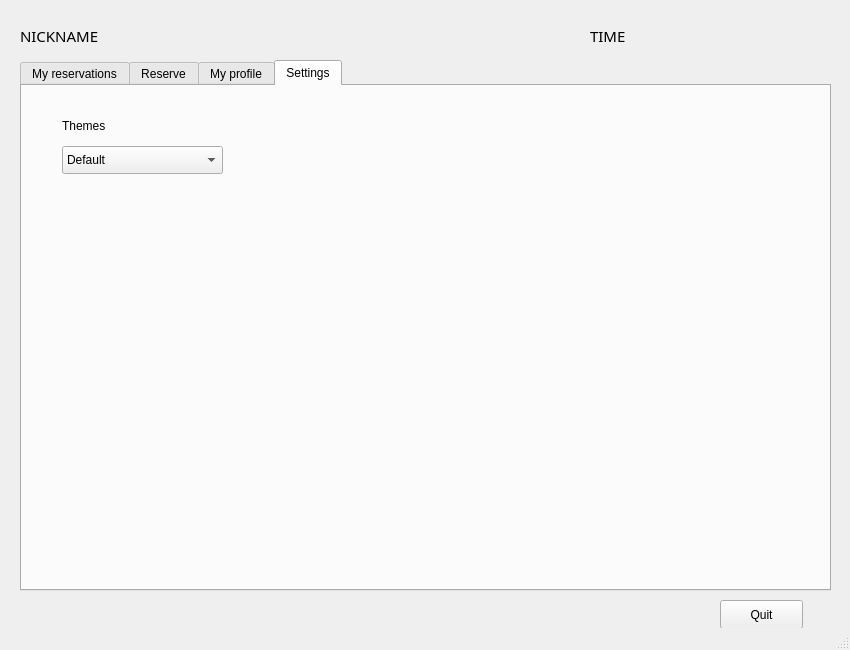
<?xml version="1.0" encoding="UTF-8"?>
<ui version="4.0">
 <class>MainWindow</class>
 <widget class="QMainWindow" name="MainWindow">
  <property name="geometry">
   <rect>
    <x>0</x>
    <y>0</y>
    <width>850</width>
    <height>650</height>
   </rect>
  </property>
  <property name="windowTitle">
   <string>MainWindow</string>
  </property>
  <property name="styleSheet">
   <string notr="true"/>
  </property>
  <widget class="QWidget" name="centralwidget">
   <widget class="QLabel" name="time_label">
    <property name="geometry">
     <rect>
      <x>590</x>
      <y>20</y>
      <width>241</width>
      <height>31</height>
     </rect>
    </property>
    <property name="font">
     <font>
      <family>Microsoft YaHei</family>
      <pointsize>11</pointsize>
     </font>
    </property>
    <property name="text">
     <string>TIME</string>
    </property>
   </widget>
   <widget class="QTabWidget" name="tabWidget">
    <property name="geometry">
     <rect>
      <x>20</x>
      <y>60</y>
      <width>811</width>
      <height>531</height>
     </rect>
    </property>
    <property name="currentIndex">
     <number>3</number>
    </property>
    <widget class="QWidget" name="reservation_tab">
     <attribute name="title">
      <string>My reservations</string>
     </attribute>
     <widget class="QTableWidget" name="reservation_table">
      <property name="geometry">
       <rect>
        <x>30</x>
        <y>60</y>
        <width>751</width>
        <height>421</height>
       </rect>
      </property>
      <column>
       <property name="text">
        <string>Order ID</string>
       </property>
      </column>
      <column>
       <property name="text">
        <string>Username</string>
       </property>
      </column>
      <column>
       <property name="text">
        <string>Duration</string>
       </property>
      </column>
      <column>
       <property name="text">
        <string>Table type</string>
       </property>
      </column>
      <column>
       <property name="text">
        <string>Table ID</string>
       </property>
      </column>
      <column>
       <property name="text">
        <string>Deposit</string>
       </property>
      </column>
     </widget>
     <widget class="QPushButton" name="deleteButton">
      <property name="geometry">
       <rect>
        <x>660</x>
        <y>20</y>
        <width>121</width>
        <height>29</height>
       </rect>
      </property>
      <property name="text">
       <string>Delete</string>
      </property>
     </widget>
     <widget class="QLabel" name="delete_promptlabel">
      <property name="geometry">
       <rect>
        <x>30</x>
        <y>20</y>
        <width>361</width>
        <height>21</height>
       </rect>
      </property>
      <property name="text">
       <string>Select a reservation below and click Delete to delete it</string>
      </property>
     </widget>
    </widget>
    <widget class="QWidget" name="reserve_tab">
     <attribute name="title">
      <string>Reserve</string>
     </attribute>
     <widget class="QTableWidget" name="reserve_table">
      <property name="geometry">
       <rect>
        <x>30</x>
        <y>60</y>
        <width>751</width>
        <height>421</height>
       </rect>
      </property>
      <column>
       <property name="text">
        <string>Order ID</string>
       </property>
      </column>
      <column>
       <property name="text">
        <string>Duration</string>
       </property>
      </column>
      <column>
       <property name="text">
        <string>Table type</string>
       </property>
      </column>
      <column>
       <property name="text">
        <string>Table ID</string>
       </property>
      </column>
      <column>
       <property name="text">
        <string>Deposit</string>
       </property>
      </column>
     </widget>
     <widget class="QPushButton" name="reserveButton">
      <property name="geometry">
       <rect>
        <x>660</x>
        <y>20</y>
        <width>121</width>
        <height>29</height>
       </rect>
      </property>
      <property name="text">
       <string>Reserve</string>
      </property>
     </widget>
     <widget class="QLabel" name="reserve_promptlabel">
      <property name="geometry">
       <rect>
        <x>30</x>
        <y>20</y>
        <width>361</width>
        <height>21</height>
       </rect>
      </property>
      <property name="text">
       <string>Select a reservation below and click Reserve to acquire it</string>
      </property>
     </widget>
    </widget>
    <widget class="QWidget" name="my_profile_tab">
     <attribute name="title">
      <string>My profile</string>
     </attribute>
     <widget class="QLabel" name="profile_username_label">
      <property name="geometry">
       <rect>
        <x>40</x>
        <y>30</y>
        <width>71</width>
        <height>31</height>
       </rect>
      </property>
      <property name="font">
       <font>
        <pointsize>10</pointsize>
       </font>
      </property>
      <property name="text">
       <string>Userame: </string>
      </property>
     </widget>
     <widget class="QLabel" name="profile_nickname_label">
      <property name="geometry">
       <rect>
        <x>40</x>
        <y>70</y>
        <width>71</width>
        <height>31</height>
       </rect>
      </property>
      <property name="font">
       <font>
        <pointsize>10</pointsize>
       </font>
      </property>
      <property name="text">
       <string>Nickname: </string>
      </property>
     </widget>
     <widget class="QLabel" name="profile_phone_label">
      <property name="geometry">
       <rect>
        <x>40</x>
        <y>110</y>
        <width>71</width>
        <height>31</height>
       </rect>
      </property>
      <property name="font">
       <font>
        <pointsize>10</pointsize>
       </font>
      </property>
      <property name="text">
       <string>Phone: </string>
      </property>
     </widget>
     <widget class="QLabel" name="profile_password_label">
      <property name="geometry">
       <rect>
        <x>40</x>
        <y>150</y>
        <width>71</width>
        <height>31</height>
       </rect>
      </property>
      <property name="font">
       <font>
        <pointsize>10</pointsize>
       </font>
      </property>
      <property name="text">
       <string>Password: </string>
      </property>
     </widget>
     <widget class="QLabel" name="profile_user_id_label">
      <property name="geometry">
       <rect>
        <x>40</x>
        <y>190</y>
        <width>71</width>
        <height>31</height>
       </rect>
      </property>
      <property name="font">
       <font>
        <pointsize>10</pointsize>
       </font>
      </property>
      <property name="text">
       <string>User ID: </string>
      </property>
     </widget>
     <widget class="QLabel" name="profile_username">
      <property name="geometry">
       <rect>
        <x>130</x>
        <y>30</y>
        <width>181</width>
        <height>31</height>
       </rect>
      </property>
      <property name="font">
       <font>
        <pointsize>10</pointsize>
       </font>
      </property>
      <property name="text">
       <string>USERNAME</string>
      </property>
     </widget>
     <widget class="QLabel" name="profile_nickname">
      <property name="geometry">
       <rect>
        <x>130</x>
        <y>70</y>
        <width>181</width>
        <height>31</height>
       </rect>
      </property>
      <property name="font">
       <font>
        <pointsize>10</pointsize>
       </font>
      </property>
      <property name="text">
       <string>NICKNAME</string>
      </property>
     </widget>
     <widget class="QLabel" name="profile_phone">
      <property name="geometry">
       <rect>
        <x>130</x>
        <y>110</y>
        <width>181</width>
        <height>31</height>
       </rect>
      </property>
      <property name="font">
       <font>
        <pointsize>10</pointsize>
       </font>
      </property>
      <property name="text">
       <string>PHONE</string>
      </property>
     </widget>
     <widget class="QLabel" name="profile_password">
      <property name="geometry">
       <rect>
        <x>40</x>
        <y>440</y>
        <width>361</width>
        <height>31</height>
       </rect>
      </property>
      <property name="font">
       <font>
        <pointsize>10</pointsize>
       </font>
      </property>
      <property name="text">
       <string/>
      </property>
     </widget>
     <widget class="QLabel" name="profile_user_id">
      <property name="geometry">
       <rect>
        <x>130</x>
        <y>190</y>
        <width>181</width>
        <height>31</height>
       </rect>
      </property>
      <property name="font">
       <font>
        <pointsize>10</pointsize>
       </font>
      </property>
      <property name="text">
       <string>USER ID</string>
      </property>
     </widget>
     <widget class="QLineEdit" name="cpasswordEdit">
      <property name="geometry">
       <rect>
        <x>130</x>
        <y>150</y>
        <width>121</width>
        <height>31</height>
       </rect>
      </property>
      <property name="echoMode">
       <enum>QLineEdit::Password</enum>
      </property>
      <property name="placeholderText">
       <string>Old Password</string>
      </property>
      <property name="clearButtonEnabled">
       <bool>false</bool>
      </property>
     </widget>
     <widget class="QPushButton" name="password_modifyButton">
      <property name="geometry">
       <rect>
        <x>260</x>
        <y>150</y>
        <width>71</width>
        <height>31</height>
       </rect>
      </property>
      <property name="text">
       <string>Renew with</string>
      </property>
     </widget>
     <widget class="QLineEdit" name="passwordEdit">
      <property name="geometry">
       <rect>
        <x>340</x>
        <y>150</y>
        <width>121</width>
        <height>31</height>
       </rect>
      </property>
      <property name="echoMode">
       <enum>QLineEdit::Password</enum>
      </property>
      <property name="placeholderText">
       <string>New Password</string>
      </property>
     </widget>
     <widget class="QPushButton" name="password_changeButton">
      <property name="geometry">
       <rect>
        <x>130</x>
        <y>150</y>
        <width>80</width>
        <height>31</height>
       </rect>
      </property>
      <property name="text">
       <string>Change</string>
      </property>
     </widget>
     <widget class="QPushButton" name="username_changeButton">
      <property name="geometry">
       <rect>
        <x>340</x>
        <y>30</y>
        <width>80</width>
        <height>31</height>
       </rect>
      </property>
      <property name="text">
       <string>Change</string>
      </property>
     </widget>
     <widget class="QPushButton" name="nickname_changeButton">
      <property name="geometry">
       <rect>
        <x>340</x>
        <y>70</y>
        <width>80</width>
        <height>31</height>
       </rect>
      </property>
      <property name="text">
       <string>Change</string>
      </property>
     </widget>
     <widget class="QPushButton" name="phone_changeButton">
      <property name="geometry">
       <rect>
        <x>340</x>
        <y>110</y>
        <width>80</width>
        <height>31</height>
       </rect>
      </property>
      <property name="text">
       <string>Change</string>
      </property>
     </widget>
     <widget class="QLineEdit" name="usernameEdit">
      <property name="geometry">
       <rect>
        <x>130</x>
        <y>30</y>
        <width>121</width>
        <height>31</height>
       </rect>
      </property>
      <property name="inputMask">
       <string/>
      </property>
      <property name="text">
       <string/>
      </property>
      <property name="placeholderText">
       <string>New username</string>
      </property>
     </widget>
     <widget class="QLineEdit" name="nicknameEdit">
      <property name="geometry">
       <rect>
        <x>130</x>
        <y>70</y>
        <width>121</width>
        <height>31</height>
       </rect>
      </property>
      <property name="placeholderText">
       <string>New nickname</string>
      </property>
     </widget>
     <widget class="QLineEdit" name="phoneEdit">
      <property name="geometry">
       <rect>
        <x>130</x>
        <y>110</y>
        <width>121</width>
        <height>31</height>
       </rect>
      </property>
      <property name="placeholderText">
       <string>New phone number</string>
      </property>
     </widget>
    </widget>
    <widget class="QWidget" name="tab">
     <attribute name="title">
      <string>Settings</string>
     </attribute>
     <widget class="QComboBox" name="theme_selectBox">
      <property name="geometry">
       <rect>
        <x>40</x>
        <y>60</y>
        <width>161</width>
        <height>28</height>
       </rect>
      </property>
      <item>
       <property name="text">
        <string>Default</string>
       </property>
      </item>
      <item>
       <property name="text">
        <string>BlackNBlue</string>
       </property>
      </item>
      <item>
       <property name="text">
        <string>BlueNPurple</string>
       </property>
      </item>
     </widget>
     <widget class="QLabel" name="label">
      <property name="geometry">
       <rect>
        <x>40</x>
        <y>30</y>
        <width>62</width>
        <height>20</height>
       </rect>
      </property>
      <property name="text">
       <string>Themes</string>
      </property>
     </widget>
    </widget>
   </widget>
   <widget class="QPushButton" name="quitButton">
    <property name="geometry">
     <rect>
      <x>720</x>
      <y>600</y>
      <width>83</width>
      <height>29</height>
     </rect>
    </property>
    <property name="text">
     <string>Quit</string>
    </property>
   </widget>
   <widget class="QLabel" name="up_label_2">
    <property name="geometry">
     <rect>
      <x>20</x>
      <y>20</y>
      <width>191</width>
      <height>31</height>
     </rect>
    </property>
    <property name="font">
     <font>
      <family>Microsoft JhengHei</family>
      <pointsize>11</pointsize>
     </font>
    </property>
    <property name="text">
     <string>NICKNAME</string>
    </property>
   </widget>
  </widget>
  <widget class="QMenuBar" name="menubar">
   <property name="geometry">
    <rect>
     <x>0</x>
     <y>0</y>
     <width>850</width>
     <height>21</height>
    </rect>
   </property>
  </widget>
  <widget class="QStatusBar" name="statusbar"/>
 </widget>
 <resources/>
 <connections/>
</ui>
